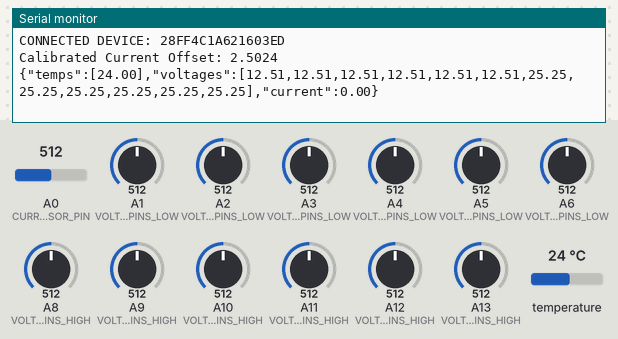
A sketch run on a simulated Arduino Mega 2560, built with avr-gcc and run on an emulated ATmega2560. Shown: the last lines printed to the serial monitor. Inputs (shaded band) come from the test bench; at power-on: temperature 24 °C, A0 (CURRENT_SENSOR_PIN) = 512, A2 (VOLTAGE_PINS_LOW) = 512, A3 (VOLTAGE_PINS_LOW) = 512, A1 (VOLTAGE_PINS_LOW) = 512, A4 (VOLTAGE_PINS_LOW) = 512, A5 (VOLTAGE_PINS_LOW) = 512, A6 (VOLTAGE_PINS_LOW) = 512, A8 (VOLTAGE_PINS_HIGH) = 512, A9 (VOLTAGE_PINS_HIGH) = 512, A10 (VOLTAGE_PINS_HIGH) = 512, A11 (VOLTAGE_PINS_HIGH) = 512, A12 (VOLTAGE_PINS_HIGH) = 512, A13 (VOLTAGE_PINS_HIGH) = 512.

Above: at 3.2 s.
3.3 s: temperature set to 12 °C
At 4.7 s:
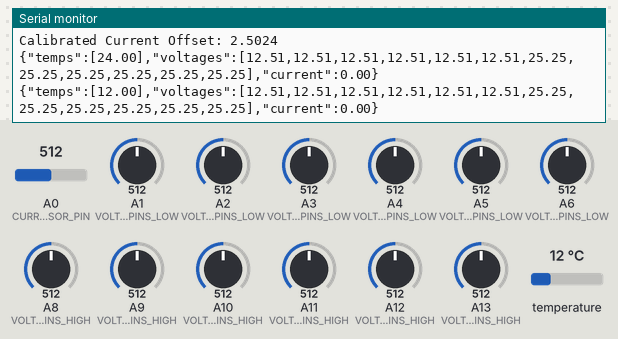
4.8 s: A0 (CURRENT_SENSOR_PIN) set to 716
6.3 s: A2 (VOLTAGE_PINS_LOW) set to 716
At 7.5 s:
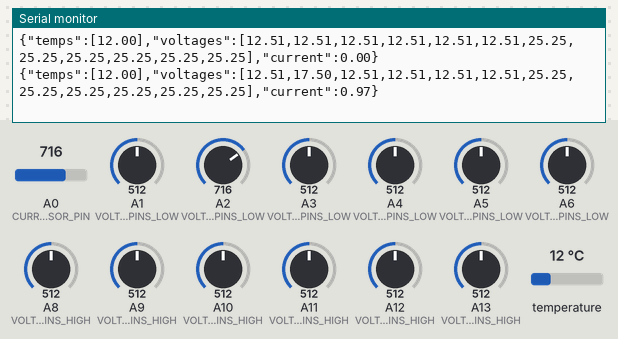
7.8 s: A3 (VOLTAGE_PINS_LOW) set to 716
At 9.0 s:
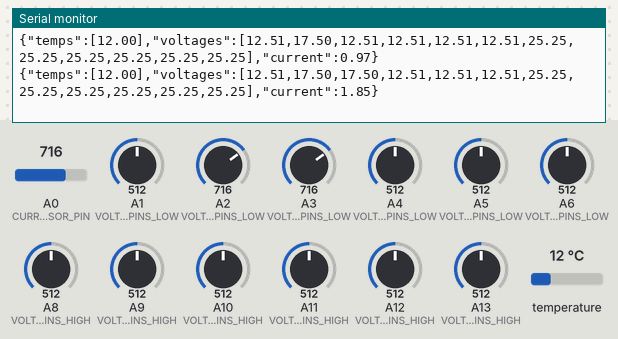
9.3 s: A1 (VOLTAGE_PINS_LOW) set to 716
At 10.6 s:
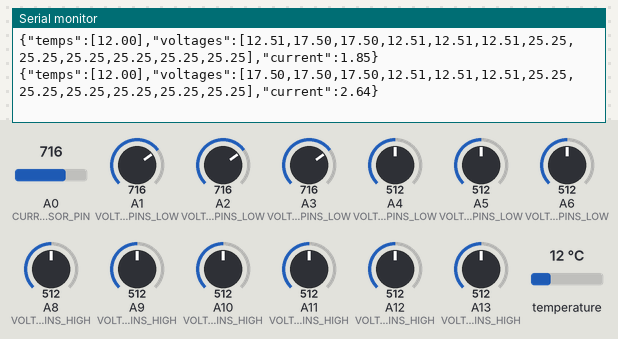
10.8 s: A4 (VOLTAGE_PINS_LOW) set to 716
At 12.6 s:
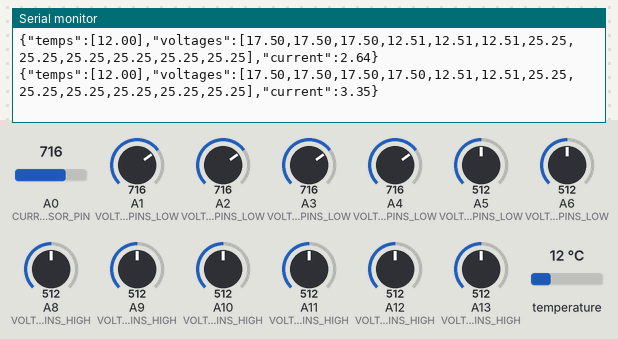

The sketch:

arduino_firmware.ino
```cpp
#include "config.h"
#include "create_json.h"
#include "sensors.h"
#include "tempSensor.h"
#include <Arduino.h>

int voltage_pin;

void setup() {
  Serial.begin(115200);
  initTemperatureSensors();
  initCurrentSensor();
}

void loop() {

  // Temperature Readings
  int device_count = getDeviceCount();
  float temperatures[MAX_DEVICES];

  requestTemperatureReadings();

  for (int i = 0; i < device_count; i++) {
    temperatures[i] = getTemperatureC(i);
  }

  // Voltage Readings High
  float voltage_readings_high[NUMBER_OF_VOLTAGE_SENSORS_HIGH];
  for (int i = 0; i < NUMBER_OF_VOLTAGE_SENSORS_HIGH; i++) {
    voltage_pin = VOLTAGE_PINS_HIGH[i];
    voltage_readings_high[i] = readVoltageHigh(voltage_pin);
  }

  // Voltage Readings Low
  float voltage_readings_low[NUMBER_OF_VOLTAGE_SENSORS_LOW];
  for (int i = 0; i < NUMBER_OF_VOLTAGE_SENSORS_LOW; i++) {
    voltage_pin = VOLTAGE_PINS_LOW[i];
    voltage_readings_low[i] = readVoltageLow(voltage_pin);
  }

  // combining high and low voltage readings into one array
  float voltage_readings[TOTAL_VOLTAGE_SENSORS];

  // Copy low readings
  for (int i = 0; i < NUMBER_OF_VOLTAGE_SENSORS_LOW; i++) {
      voltage_readings[i] = voltage_readings_low[i];
  }

  // Copy high readings
  for (int i = 0; i < NUMBER_OF_VOLTAGE_SENSORS_HIGH; i++) {
      voltage_readings[i + NUMBER_OF_VOLTAGE_SENSORS_LOW] = voltage_readings_high[i];
  }

  // Current Readings
  float current = readCurrent(CURRENT_SENSOR_PIN);

  printJSON(current, voltage_readings, temperatures, device_count);
  delay(1000);
}
```

create_json.cpp
```cpp
#include "config.h"
#include <Arduino.h>

void printJSON(float current, float voltage_readings[], float temperatures[], int temperatureCount) {
  Serial.print("{");
  // Temps
  Serial.print("\"temps\":[");
  for (int i = 0; i < temperatureCount; i++) {
    Serial.print(temperatures[i]);
    if (i < temperatureCount - 1)
      Serial.print(",");
  }
  Serial.print("],");

  // Voltages
  Serial.print("\"voltages\":[");
  for (int i = 0; i < TOTAL_VOLTAGE_SENSORS; i++) {
    Serial.print(voltage_readings[i]);
    if (i < TOTAL_VOLTAGE_SENSORS - 1)
      Serial.print(",");
  }
  Serial.print("],");

  // Current
  Serial.print("\"current\":");
  Serial.print(current);

  Serial.println("}");
}
```

create_json.h
```cpp
#ifndef CREATE_JSON_H
#define CREATE_JSON_H

void printJSON(float current, float voltage[], float temperature[], int temperatureCount);

#endif
```

sensors.cpp
```cpp
#include "config.h"
#include <Arduino.h>

static float offset = CURRENT_SENSOR_OFFSET;

// --- CURRENT SENSOR ---

// --- Calibration gain (from your data) ---
static const float calibration_gain = CALIBRATION_GAIN;

// ===== Calibrate offset =====
static float calibrateOffset(int pin) {
  float sum = 0;
  int samples = 500;

  for (int i = 0; i < samples; i++) {
    sum += analogRead(pin);
    delay(2);
  }

  float avg = sum / samples;
  float voltage = (avg / MAX_ADC) * REF_VOLT;

  return voltage;
}

// ===== Init current sensor =====
void initCurrentSensor() {
  delay(1000); // let system stabilize

  // Override config offset with real measured offset
  offset = calibrateOffset(CURRENT_SENSOR_PIN);

  Serial.print("Calibrated Current Offset: ");
  Serial.println(offset, 4);
}

// ===== Read current =====
float readCurrent(int pin) {
  static float filtered = 0;

  float adcValue = 0;
  const int samples = 10;

  for (int i = 0; i < samples; i++) {
    adcValue += analogRead(pin);
  }
  adcValue /= samples;

  float voltage = (adcValue / MAX_ADC) * REF_VOLT;

  float current = ((voltage - offset) / CURRENT_SENSOR_SENS) * calibration_gain;

  // Low-pass filter
  filtered = 0.9 * filtered + 0.1 * current;

  return filtered;
}

float readVoltageLow(int adcPin) {
  int sensorValue = analogRead(adcPin);
  float x = sensorValue * 5;
  float voltage = x / MAX_ADC;
  voltage = voltage * VOLTAGE_DIVIDER_RATIO;
  return voltage * LOW_CALIBRATION_FACTOR;
}

float readVoltageHigh(int adcPin) {
  int sensorValue = analogRead(adcPin);
  float x = sensorValue * 5;
  float voltage = x / MAX_ADC;
  voltage = voltage * (33.3 / 3.3);
  return voltage * HIGH_CALIBRATION_FACTOR;
}
```

sensors.h
```cpp
#ifndef SENSORS_H
#define SENSORS_H

void initCurrentSensor();
float readCurrent(int pin);
float readVoltageHigh(int adcPin);
float readVoltageLow(int adcPin);
long readVref();

#endif
```

tempSensor.cpp
```cpp
#include "config.h"
#include <Arduino.h>
#include <DallasTemperature.h>
#include <OneWire.h>

// Initialize onewire bus and dallas temperature
OneWire oneWire(ONE_WIRE_BUS);
DallasTemperature sensors(&oneWire);

// To store all the devices addresses
DeviceAddress deviceAddresses[MAX_DEVICES];
// To store number of deviceses
int numberOfDevices = 0;

static void printAddress(DeviceAddress deviceAddress) {
  for (uint8_t i = 0; i < 8; i++) {
    if (deviceAddress[i] < 16) {
      Serial.print("0");
    }
    Serial.print(deviceAddress[i], HEX);
  }
}

void initTemperatureSensors() {
  sensors.begin();
  numberOfDevices = sensors.getDeviceCount();

  if (numberOfDevices > MAX_DEVICES) {
    numberOfDevices = MAX_DEVICES;
  }

  for (int i = 0; i < numberOfDevices; i++) {
    sensors.getAddress(deviceAddresses[i], i);
    Serial.print("CONNECTED DEVICE: ");
    printAddress(deviceAddresses[i]);
    Serial.println();
  }
}

void requestTemperatureReadings() { sensors.requestTemperatures(); }

// Returns the number of devices connected to the arduino
int getDeviceCount() { return numberOfDevices; }

// Returns the temperature of the indexed sensor in celcius
float getTemperatureC(int index) {
  float tempC = sensors.getTempC(deviceAddresses[index]);
  return tempC;
}
```

tempSensor.h
```cpp
#ifndef TEMP_SENSORS_H
#define TEMP_SENSORS_H

void initTemperatureSensors();
void requestTemperatureReadings();
int getDeviceCount();
float getTemperatureC(int index);

#endif
```

config.h
```cpp
#ifndef CONFIG_H
#define CONFIG_H

#include <Arduino.h>

// Senor Configurations
// ----------CURRENT SENSOR SETTINGS----------
#define CURRENT_SENSOR_PIN A0
#define REF_VOLT 5.0
#define MAX_ADC 1023.0
#define CURRENT_SENSOR_OFFSET 2.5
#define CURRENT_SENSOR_SENS 0.100 // volts per amp
#define CALIBRATION_GAIN 0.977
//---------------------------------------------

//----------VOLTAGE SENSOR SETTINGS----------
const int VOLTAGE_PINS_LOW[] = {A1, A2, A3, A4, A5, A6};
const int VOLTAGE_PINS_HIGH[] = {A8, A9, A10, A11, A12, A13};
#define NUMBER_OF_VOLTAGE_SENSORS_HIGH 6
#define NUMBER_OF_VOLTAGE_SENSORS_LOW 6
#define TOTAL_VOLTAGE_SENSORS 12
#define VOLTAGE_DIVIDER_RATIO 5.0
// #define LOW_CALIBRATION_FACTOR 0.998
#define LOW_CALIBRATION_FACTOR 1.0
// #define HIGH_CALIBRATION_FACTOR 0.989
#define HIGH_CALIBRATION_FACTOR 1.0

//-------------------------------------------

//----------TEMPERATURE SENSOR SETTINGS----------
#define ONE_WIRE_BUS 4
#define MAX_DEVICES 4
//-----------------------------------------------
#endif
```

Measured:
- after the input at 3.3 s, the serial monitor: prints a new line after 1.3 s (image 1)
- after the input at 6.3 s, the serial monitor: prints a new line after 0.11 s (image 2)
- after the input at 7.8 s, the serial monitor: prints a new line after 0.38 s (image 3)
- after the input at 9.3 s, the serial monitor: prints a new line after 0.66 s (image 4)
- after the input at 10.8 s, the serial monitor: prints a new line after 0.93 s (image 5)
